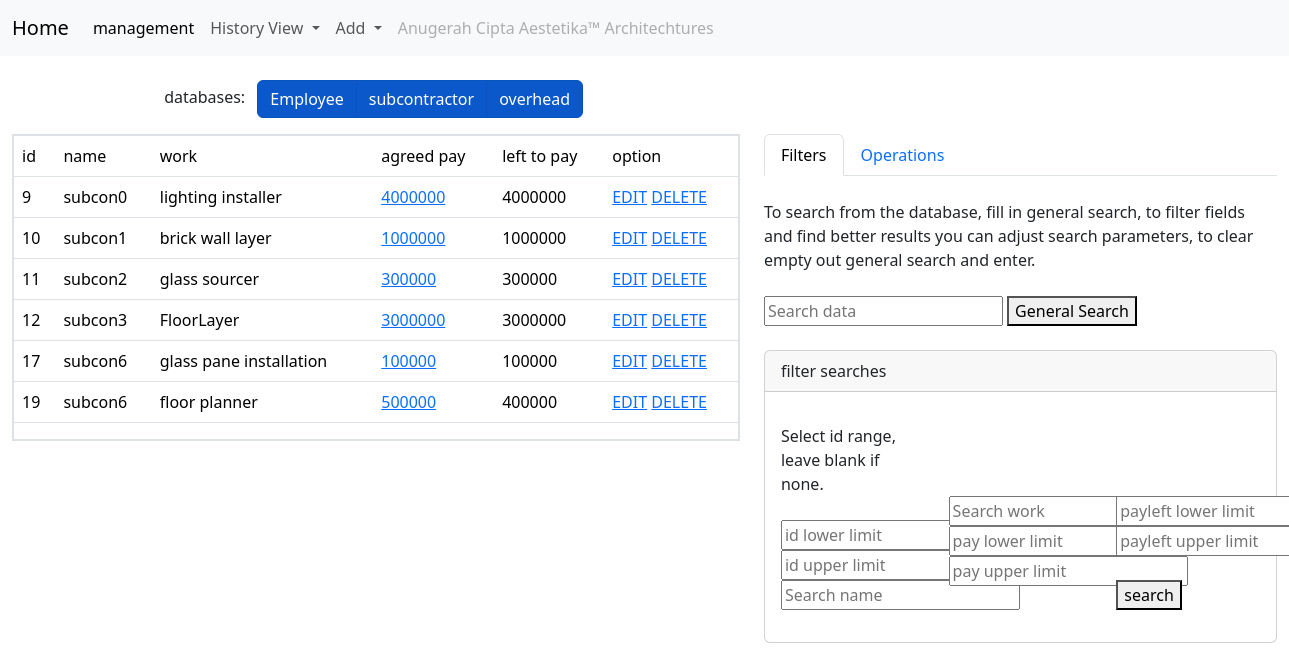
Screenshot of /Build/IA/subconprojectview.php (signed in) with the database file from the repository.
### tables this page shows
CREATE TABLE `subcon` (
  `id` int(12) NOT NULL,
  `name` varchar(24) NOT NULL,
  `work` varchar(24) NOT NULL,
  `pay` int(24) NOT NULL,
  `newPay` int(24) NOT NULL
);

### Build/IA/subconprojectview.php (the view, shortened to what this page needs)
<!DOCTYPE html>
<html lang="en">
<head>
    <link href="https://cdn.jsdelivr.net/npm/bootstrap@5.3.2/dist/css/bootstrap.min.css" rel="stylesheet">
</head>
<body>
  <nav class="navbar navbar-expand-lg navbar-light bg-light">
  <div class="container-fluid">
      <a class="navbar-brand" href="/IA/employeeprojectview.php">Home</a>
      <div class="collapse navbar-collapse" id="navbarSupportedContent">
      <ul class="navbar-nav me-auto mb-2 mb-lg-0">
          <li class="nav-item">
          <a class="nav-link active" aria-current="page" href="/IA/management.php">management</a>
          </li>
          <li class="nav-item dropdown">
          <a class="nav-link dropdown-toggle" href="#" role="button" data-bs-toggle="dropdown" aria-expanded="false">
              History View
          </a>
          </li>
          <li class="nav-item dropdown">
          <a class="nav-link dropdown-toggle" href="#" role="button" data-bs-toggle="dropdown" aria-expanded="false">
              Add
          </a>
          </li>
          <li class="nav-item">
          <a class="nav-link disabled" aria-disabled="true"> Anugerah Cipta Aestetika™ Architechtures</a>
          </li>
      </ul>
      </div>
  </div>
  </nav>
<br>
<div class="row justify-content-center">
<div class="col-9">
  <span class="me-2">databases:</span>
  <div class="btn-group">
    <a href="employeeprojectview.php" class="btn btn-primary active" aria-current="page">Employee</a>
    <a href="" class="btn btn-primary active" aria-current="page">subcontractor</a>
    <a href="overheadprojectview.php" class="btn btn-primary active" aria-current="page">overhead</a>
      </div>
    </div>
  </div>
<div class="container-fluid mt-3">
  <div class="row">
    <div class="col-md-5 order-md-2">
        <?php
    $servername = "localhost";
    $username = "u855808231_root";
    $password = "Memeikaykenjay1";
    $dbname = "u855808231_huyo";
              $conn = mysqli_connect($servername, $username, $password, $dbname);
      ?>
      <ul class="nav nav-tabs" id="myTab" role="tablist">
  <li class="nav-item" role="presentation">
    <button class="nav-link active" id="home-tab" data-bs-toggle="tab" data-bs-target="#home-tab-pane" type="button" role="tab" aria-controls="home-tab-pane" aria-selected="true">Filters</button>
  </li>
  <li class="nav-item" role="presentation">
    <button class="nav-link" id="profile-tab" data-bs-toggle="tab" data-bs-target="#profile-tab-pane" type="button" role="tab" aria-controls="profile-tab-pane" aria-selected="false">Operations</button>
  </li>
</ul>
<div class="tab-content" id="myTabContent">
  <div class="tab-pane fade show active" id="home-tab-pane" role="tabpanel" aria-labelledby="home-tab" tabindex="0">
    <br>
<a>To search from the database, fill in general search, to filter fields and find better results you can adjust search parameters, to clear empty out general search and enter.</a>
    <div>
    <form method="post">
      <br>
      <input type="text" placeholder="Search data" name="search">
      <button type="submit" name="generalsubmit">General Search</button>
    </form>
    </div>
    <br>
    <div class="card">
  <h7 class="card-header">filter searches</h7>
  <div class="card-body">
    <p class="card-text">
      <form method="post">
      <div class="row justify-content-start">
      <div class="col-4">
      Select id range, leave blank if none.
      <br>
      <br>
      <input type="number" placeholder="id lower limit" name="startidsearch">
      <br>
      <input type="number" placeholder="id upper limit" name="endidsearch">
      <br>
      <input type="text" placeholder="Search name" name="namesearch">
      <br>
      </div>
      <div class="col-4">
      <br>
      <br>
      <br>
      <input type="text" placeholder="Search work" name="worksearch">
      <br>
      <input type="number" placeholder="pay lower limit" name="startpaysearch">
      <br>
      <input type="number" placeholder="pay upper limit" name="endpaysearch">
      <br>
      </div>
      <div class="col-4">
      <br>
      <br>
      <br>
      <input type="number" placeholder="payleft lower limit" name="startnewPaysearch">
      <br>
      <input type="number" placeholder="payleft upper limit" name="endnewPaysearch">
      <br>
      <br>
      <button type="submit" name="submit">search</button>
      </div>
            </div>
    </form>
  </p>
  </div>
  </div>
  </div>
</div>
</div>
    <div class="col-md-7 order-md-1">
<div class="table-container">
        <div class="table-responsive">
          <table class="table align-middle">
          <tr>
            <td>id</td>
            <td>name</td>
            <td>work</td>
            <td>agreed pay</td>
            <td>left to pay</td>
            <td>option</td>
              </tr>
              <?php
    if (isset($_POST['generalsubmit'])) {
      if ($result1) {
      if(mysqli_num_rows($result1)>0){
        while ($row = mysqli_fetch_assoc($result1)) {
            echo '<tr>';
            echo '<td>'.$row['id'].'</td>';
            echo '<td>'.$row['name'].'</td>';
            echo '<td>'.$row['work'].'</td>';
            echo "<td> <a href='subcon/editpay.php?id=" . $row['id'] . "'>" . $row['pay'] . "</a></td>";
            echo '<td>'.$row['newPay'].'</td>';
            echo "<td> <a href='subcon/subconedit.php?id=" . $row['id'] . "'>EDIT</a> <a href='subcon/delete.php?id=" . $row['id'] . "'>DELETE</a></td>";
            echo '</tr>';
        }
      } else {
        echo '<tr>';
        echo '<td>no data found</td>';
        echo '</tr>';
        }
      }
    }
    else{
      $query = "SELECT * FROM subcon";
      $result = mysqli_query($conn, $query);
      while ($row = mysqli_fetch_assoc($result)) {
        echo '<tr>';
        echo '<td>'.$row['id'].'</td>';
        echo '<td>'.$row['name'].'</td>';
        echo '<td>'.$row['work'].'</td>';
        echo "<td> <a href='subcon/editpay.php?id=" . $row['id'] . "'>" . $row['pay'] . "</a></td>";
        echo '<td>'.$row['newPay'].'</td>';
        echo "<td> <a href='subcon/subconedit.php?id=" . $row['id'] . "'>EDIT</a> <a href='subcon/delete.php?id=" . $row['id'] . "'>DELETE</a></td>";
        echo '</tr>';
      }
    }
    ?>
    </table>
        </div>
      </div>
</div>
</body>
</html>

### Build/IA/subconprojectview.php (style rules this page uses)
.table-container { border: 2px solid #dee2e6; overflow: hidden; padding: 0; }

### rows the page displays
subcon: id "9", name "subcon0", work "lighting installer", pay "4000000", newPay "4000000"
subcon: id "10", name "subcon1", work "brick wall layer", pay "1000000", newPay "1000000"
subcon: id "11", name "subcon2", work "glass sourcer", pay "300000", newPay "300000"
subcon: id "12", name "subcon3", work "FloorLayer", pay "3000000", newPay "3000000"
subcon: id "17", name "subcon6", work "glass pane installation", pay "100000", newPay "100000"
subcon: id "19", name "subcon6", work "floor planner", pay "500000", newPay "400000"
